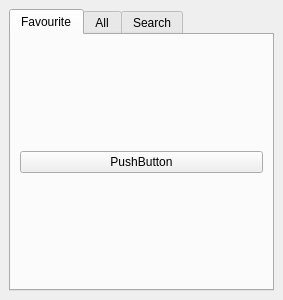
<ui version="4.0" >
 <class>tcStockListWidget</class>
 <widget class="QWidget" name="tcStockListWidget" >
  <property name="geometry" >
   <rect>
    <x>0</x>
    <y>0</y>
    <width>283</width>
    <height>300</height>
   </rect>
  </property>
  <property name="windowTitle" >
   <string>Stock List</string>
  </property>
  <layout class="QVBoxLayout" >
   <property name="margin" >
    <number>9</number>
   </property>
   <property name="spacing" >
    <number>6</number>
   </property>
   <item>
    <widget class="QTabWidget" name="tab1" >
     <property name="currentIndex" >
      <number>0</number>
     </property>
     <widget class="QWidget" name="tab" >
      <attribute name="title" >
       <string>Favourite</string>
      </attribute>
      <layout class="QVBoxLayout" >
       <property name="margin" >
        <number>9</number>
       </property>
       <property name="spacing" >
        <number>6</number>
       </property>
       <item>
        <widget class="QPushButton" name="pushButton" >
         <property name="text" >
          <string>PushButton</string>
         </property>
        </widget>
       </item>
      </layout>
     </widget>
     <widget class="QWidget" name="tab_2" >
      <attribute name="title" >
       <string>All</string>
      </attribute>
      <layout class="QVBoxLayout" >
       <property name="margin" >
        <number>9</number>
       </property>
       <property name="spacing" >
        <number>6</number>
       </property>
       <item>
        <widget class="QPushButton" name="pushButton_2" >
         <property name="text" >
          <string>PushButton</string>
         </property>
        </widget>
       </item>
      </layout>
     </widget>
     <widget class="QWidget" name="tab_3" >
      <attribute name="title" >
       <string>Search</string>
      </attribute>
      <layout class="QVBoxLayout" >
       <property name="margin" >
        <number>9</number>
       </property>
       <property name="spacing" >
        <number>6</number>
       </property>
       <item>
        <widget class="QPushButton" name="pushButton_3" >
         <property name="text" >
          <string>PushButton</string>
         </property>
        </widget>
       </item>
      </layout>
     </widget>
    </widget>
   </item>
  </layout>
 </widget>
 <resources/>
 <connections/>
</ui>
